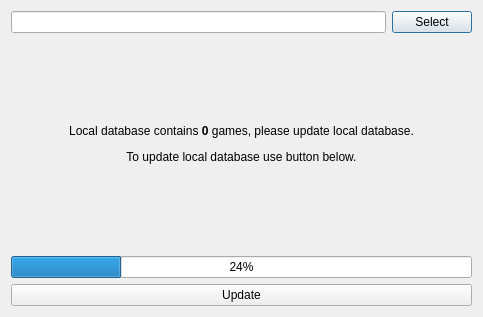
<?xml version="1.0" encoding="UTF-8"?>
<ui version="4.0">
 <class>PcGamingWikiDialog</class>
 <widget class="QDialog" name="PcGamingWikiDialog">
  <property name="geometry">
   <rect>
    <x>0</x>
    <y>0</y>
    <width>483</width>
    <height>317</height>
   </rect>
  </property>
  <property name="windowTitle">
   <string>Dialog</string>
  </property>
  <layout class="QVBoxLayout" name="verticalLayout">
   <item>
    <layout class="QHBoxLayout" name="horizontalLayout">
     <item>
      <widget class="QLineEdit" name="searchLineEdit"/>
     </item>
     <item>
      <widget class="QPushButton" name="selectButton">
       <property name="text">
        <string>Select</string>
       </property>
      </widget>
     </item>
    </layout>
   </item>
   <item>
    <widget class="QLabel" name="label">
     <property name="text">
      <string>&lt;html&gt;&lt;head/&gt;&lt;body&gt;&lt;p align=&quot;center&quot;&gt;Local database contains &lt;span style=&quot; font-weight:600;&quot;&gt;0&lt;/span&gt; games, please update local database.&lt;/p&gt;&lt;p align=&quot;center&quot;&gt;To update local database use button below.&lt;/p&gt;&lt;/body&gt;&lt;/html&gt;</string>
     </property>
    </widget>
   </item>
   <item>
    <widget class="QProgressBar" name="progressBar">
     <property name="value">
      <number>24</number>
     </property>
    </widget>
   </item>
   <item>
    <widget class="QPushButton" name="updateButton">
     <property name="text">
      <string>Update</string>
     </property>
    </widget>
   </item>
  </layout>
 </widget>
 <resources/>
 <connections/>
</ui>
